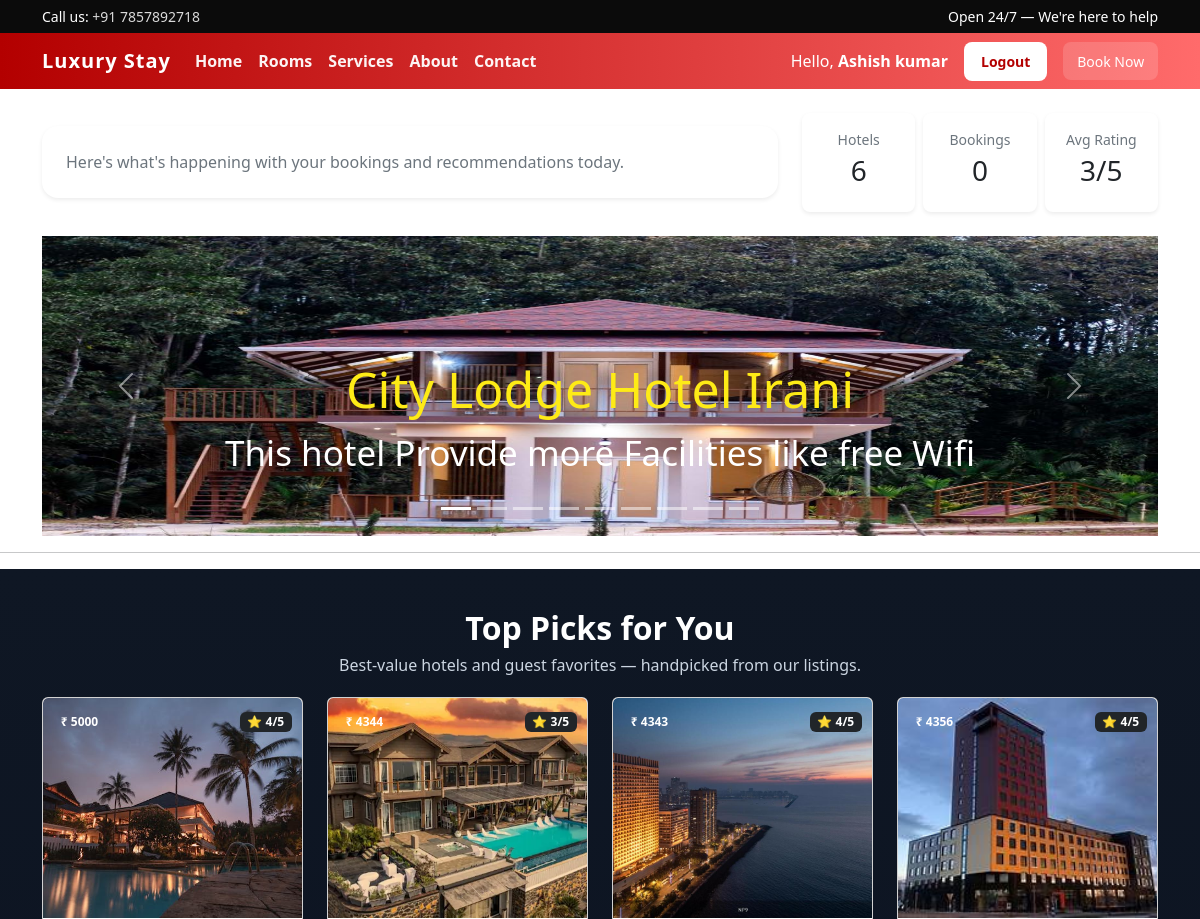
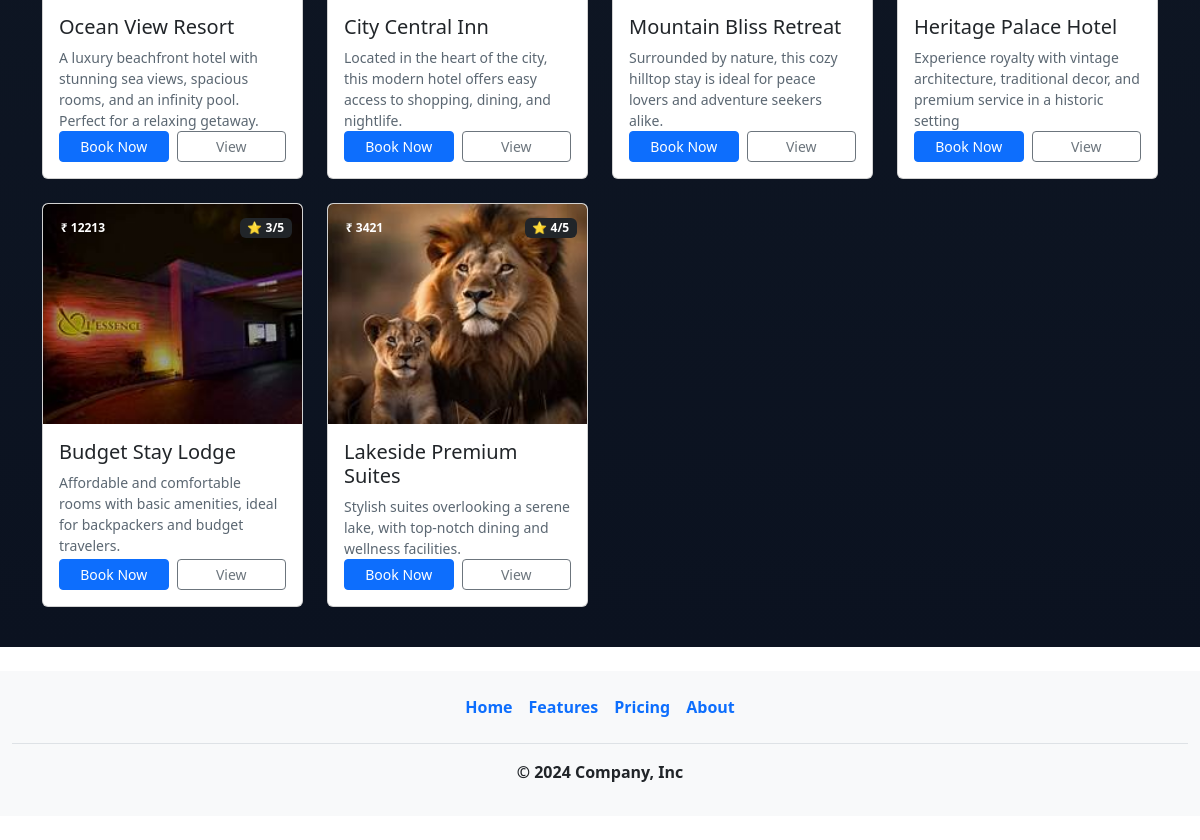
Page /Dashboard/ (signed in) on the committed database (2 pictures, top to bottom).
### Carasoul/models.py (models this page shows)
class Carasoul(models.Model):
  image=models.ImageField()
  heading=models.CharField(max_length=300)
  description=models.TextField(max_length=1000)

### HotelList/models.py (models this page shows)
class HotelList(models.Model):
    image=models.ImageField()
    header=models.CharField(max_length=100)
    price=models.IntegerField()
    rating=models.IntegerField()
    facility=models.CharField(max_length=200)
    des=models.TextField(max_length=500)

### ProjectAsh/views.py (the view)
# urls.py: path('Dashboard/',Dashboard),
def Dashboard(request):
    hotel = HotelList.objects.all()
    carasoul = Carasoul.objects.all()
    total_hotels = hotel.count()
    total_bookings = BookHotel.objects.count()
    avg_rating = 0
    if total_hotels:
        avg_rating = int(sum(h.rating for h in hotel) / total_hotels)
    return render(request, "Dashboard.html", {
        "hotel": hotel,
        "carasoul": carasoul,
        "total_hotels": total_hotels,
        "total_bookings": total_bookings,
        "avg_rating": avg_rating,
    })

### templates/Dashboard.html (shortened to what this page needs)
{%load static%} {%include 'Header.html'%}
<!DOCTYPE html>
<html lang="en">
  <head>
    <link rel="stylesheet" href="{% static '' %}" />
  </head>
  <body>
    <div class="container mt-4">
      <div class="row align-items-center mb-4">
        <div class="col-md-8">
          <div class="p-4 bg-white rounded-4 shadow-sm hero-card">
            <p class="muted mb-0">
              Here's what's happening with your bookings and recommendations
              today.
            </p>
          </div>
        </div>
        <div class="col-md-4">
          <div class="d-flex gap-2">
            <div class="p-3 bg-white rounded-3 shadow-sm text-center w-100">
              <div class="small muted">Hotels</div>
              <div class="h3 mt-1">{{ total_hotels }}</div>
            </div>
            <div class="p-3 bg-white rounded-3 shadow-sm text-center w-100">
              <div class="small muted">Bookings</div>
              <div class="h3 mt-1">{{ total_bookings }}</div>
            </div>
            <div class="p-3 bg-white rounded-3 shadow-sm text-center w-100">
              <div class="small muted">Avg Rating</div>
              <div class="h3 mt-1">{{ avg_rating }}/5</div>
            </div>
          </div>
        </div>
      </div>
      <div
        id="carouselExampleCaptions"
        class="carousel slide"
        data-bs-ride="carousel"
      >
        <div class="carousel-indicators">
          {% for c in carasoul %}
          <button
            type="button"
            data-bs-target="#carouselExampleCaptions"
            data-bs-slide-to="{{ forloop.counter0 }}"
            class="{% if forloop.first %}active{% endif %}"
            aria-current="{% if forloop.first %}true{% endif %}"
            aria-label="Slide {{ forloop.counter }}"
          ></button>
          {% endfor %}
        </div>
        <div class="carousel-inner">
          {% for c in carasoul %}
          <div class="carousel-item {% if forloop.first %}active{% endif %}">
            <img
              src="/media/{{ c.image }}"
              style="width: 100%; height: 300px"
              alt="..."
            />
            <div class="carousel-caption d-none d-md-block">
              <h5 style="font-size: 50px; color: rgb(254, 235, 22)">
                {{ c.heading }}
              </h5>
              <p style="font-size: 35px">{{ c.description }}</p>
            </div>
          </div>
          {% endfor %}
        </div>
        <button
          class="carousel-control-prev"
          type="button"
          data-bs-target="#carouselExampleCaptions"
          data-bs-slide="prev"
        >
          <span class="carousel-control-prev-icon" aria-hidden="true"></span>
        </button>
        <button
          class="carousel-control-next"
          type="button"
          data-bs-target="#carouselExampleCaptions"
          data-bs-slide="next"
        >
          <span class="carousel-control-next-icon" aria-hidden="true"></span>
        </button>
      </div>
    </div>
    <hr />
    <div class="hotels-section">
      <div class="container">
        <div class="section-header text-center">
          <h2>Top Picks for You</h2>
          <p>
            Best-value hotels and guest favorites — handpicked from our
            listings.
          </p>
        </div>
        <div
          class="row row-cols-1 row-cols-sm-2 row-cols-md-3 row-cols-lg-4 g-4"
        >
          {% for h in hotel %}
          <div class="col">
            <div class="card hotel-card h-100 bg-white">
              <div class="position-relative">
                <img
                  src="/media/{{ h.image }}"
                  class="card-img-top"
                  alt="{{ h.header }}"
                />
                <div class="position-absolute" style="right: 10px; top: 10px">
                  <span class="badge bg-dark">⭐ {{ h.rating }}/5</span>
                </div>
                <div class="position-absolute" style="left: 10px; top: 10px">
                  <span class="badge price">₹ {{ h.price }}</span>
                </div>
              </div>
              <div class="card-body d-flex flex-column">
                <h5 class="card-title" title="{{ h.header }}">
                  {{ h.header|truncatechars:48 }}
                </h5>
                <div class="hotel-desc">{{ h.des|truncatechars:120 }}</div>
                <div class="hotel-actions mt-auto">
                  <a href="/BookNow" class="btn btn-primary btn-sm">Book Now</a>
                  <a href="/" class="btn btn-outline-secondary btn-sm">View</a>
                </div>
              </div>
            </div>
          </div>
          {% endfor %}
        </div>
      </div>
    </div>
  </body>
</html>
{%include 'Footer.html'%}

### static/css/style.css (style rules this page uses)
:root { --brand: #b30000; --accent: #ff6b6b; --muted: #6c757d; --card-shadow: 0 8px 24px rgba(0, 0, 0, 0.12); }
.hero-card { background: rgba(255, 255, 255, 0.92); padding: 2.2rem; border-radius: 14px; box-shadow: var(--card-shadow); }
@media (min-width: 1200px) { .hero-card { padding: 3rem; } }
.muted { color: var(--muted); }

### templates/Dashboard.html (style rules this page uses)
.hotels-section { padding: 40px 20px; background: linear-gradient(180deg, #0f1724 0%, #0b1220 100%); }
.hotels-section .section-header h2 { color: #fff; font-weight: 700; margin-bottom: 6px; }
.hotels-section .section-header p { color: #cbd5e1; margin-bottom: 20px; }
.hotel-card { border: 0; overflow: hidden; border-radius: 12px; transition: transform 0.25s ease, box-shadow 0.25s ease; }
.hotel-card .card-img-top { height: 220px; object-fit: cover; display: block; }
.hotel-desc { color: #5b6772; font-size: 14px; min-height: 52px; }
.hotel-actions { display: flex; gap: 8px; margin-top: 10px; }
.hotel-actions .btn { flex: 1; }

### rows in the picture
Carasoul: image (picture), heading "City Lodge Hotel Irani", description "This hotel Provide more Facilities like free Wifi"
HotelList: image (picture), rating "4", price "5000", header "Ocean View Resort", des "A luxury beachfront hotel with stunning sea views, spacious rooms, and an infinity pool. Perfect for a relaxing getaway."
HotelList: image (picture), rating "3", price "4344", header "City Central Inn", des "Located in the heart of the city, this modern hotel offers easy access to shopping, dining, and nightlife."
HotelList: image (picture), rating "4", price "4343", header "Mountain Bliss Retreat", des "Surrounded by nature, this cozy hilltop stay is ideal for peace lovers and adventure seekers alike."
HotelList: image (picture), rating "4", price "4356", header "Heritage Palace Hotel", des "Experience royalty with vintage architecture, traditional decor, and premium service in a historic setting"
HotelList: image (picture), rating "3", price "12213", header "Budget Stay Lodge", des "Affordable and comfortable rooms with basic amenities, ideal for backpackers and budget travelers."
HotelList: image (picture), rating "4", price "3421", header "Lakeside Premium Suites", des "Stylish suites overlooking a serene lake, with top-notch dining and wellness facilities."

### other values in the picture
{{ request.session.user_name }} "Ashish kumar"
{{ total_hotels }} "6"
{{ total_bookings }} "0"
{{ avg_rating }} "3"
